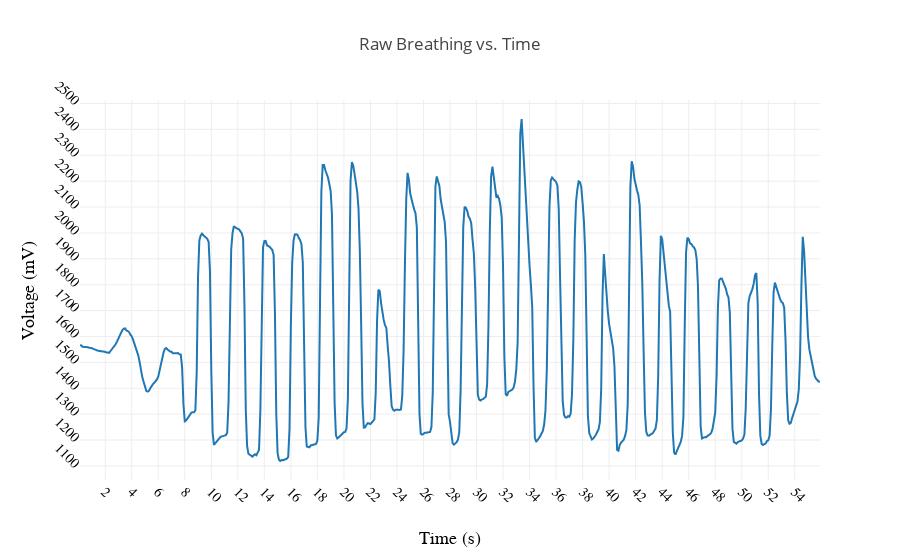

The code cell stored with this chart in its notebook:
### Code cell
#Plot Breathing Data

traceRawBreathing = go.Scatter(x=breathingData.reltime,y=breathingData.value,name="Raw Breathing Signal")

#Specify Plot Layout
layout = go.Layout(
    
    title='Raw Breathing vs. Time',
    xaxis=dict(
        title='Time (s)',
        titlefont=dict(
            family='Arial, sans-serif',
            size=18,
            color='black'
        ),
        showticklabels=True,
        tickangle=45,
        dtick=2,
        tickfont=dict(
            family='Old Standard TT, serif',
            size=14,
            color='black'
        ),
        exponentformat='e',
        showexponent='all'
    ),
    yaxis=dict(
        title='Voltage (mV)',
        titlefont=dict(
            family='Arial, sans-serif',
            size=18,
            color='black'
        ),
        showticklabels=True,
        tickangle=45,
        dtick=100,
        tickfont=dict(
            family='Old Standard TT, serif',
            size=14,
            color='black'
        ),
        exponentformat='e',
        showexponent='all'
    )
)
fig = go.Figure(data=[traceRawBreathing], layout=layout)
iplot(fig, filename='axes-labels')

### Figure 1 — Plotly figure (JSON) as saved in the notebook; plotly's stock layout.template omitted (floating-point values rounded to 4 significant figures; data arrays with more than 128 entries replaced by an {"elided": "..."} marker saying what was removed)
{"data": [{"name": "Raw Breathing Signal", "type": "scatter", "uid": "78ffda1e-44c1-11e9-92e2-f218984035f7", "x": {"elided": "559 float values"}, "y": {"elided": "559 int values"}}], "layout": {"title": "Raw Breathing vs. Time", "xaxis": {"dtick": 2, "exponentformat": "e", "showexponent": "all", "showticklabels": true, "tickangle": 45, "tickfont": {"color": "black", "family": "Old Standard TT, serif", "size": 14}, "title": "Time (s)", "titlefont": {"color": "black", "family": "Arial, sans-serif", "size": 18}}, "yaxis": {"dtick": 100, "exponentformat": "e", "showexponent": "all", "showticklabels": true, "tickangle": 45, "tickfont": {"color": "black", "family": "Old Standard TT, serif", "size": 14}, "title": "Voltage (mV)", "titlefont": {"color": "black", "family": "Arial, sans-serif", "size": 18}}}}
